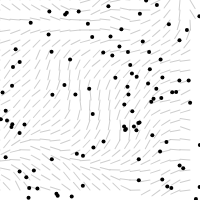
Frame 1 (no input)
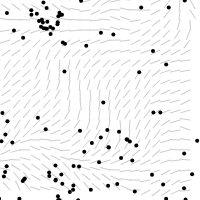
Frame 60 (no input)
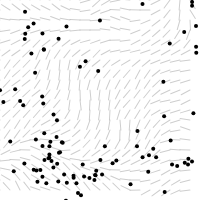
Frame 120 (the mouse pressed at the canvas centre since frame 60)

The p5.js sketch that drew these frames (run headless with seeded random() and noise() and a simulated clock; from frame 60 on, the mouse is pressed at the canvas centre):

// p5.js sketch
// ── sketch.js
let inc = 0.1;
let scale = 10;
let comlumns, rows;

let zoff = 0;
let particules = [];
let flowfield = [];

let fr;

function setup() {
  createCanvas(200, 200);
  comlumns = floor(width / scale);
  rows = floor(height / scale);
  fr = createP("");

  flowfield = new Array(comlumns * rows);
  for (let i = 0; i < 100; i++) {
    particules[i] = new Particule();
  }
}

function draw() {
  background(255);
  let yoff = 0;
  for (let x = 0; x < comlumns; x++) {
    let xoff = 0;
    for (let y = 0; y < rows; y++) {
      // let brightness = random(255);
      var index = x + y * comlumns;
      let angle = noise(xoff, yoff, zoff) * TWO_PI;
      let vector = p5.Vector.fromAngle(angle);
      vector.setMag(0.1);
      flowfield[index] = vector;
      xoff += inc;
      stroke(0, 50);
      push();
      translate(x * scale, y * scale);
      rotate(vector.heading());
      strokeWeight(1);
      line(0, 0, scale, 0);
      pop();
      // fill(brightness);
      // rect(x * scale, y * scale, scale, scale);
    }
    yoff += inc;
    // zoff += 0.001;
  }
  particules.forEach(particule => {
    particule.follow(flowfield);
    particule.update();
    particule.show();
    particule.edges();
  });

  // noLoop();
  fr.html(floor(frameRate()));
}

// ── Particule.js
function Particule() {
  this.position = createVector(random(width), random(height));
  this.velocity = createVector(0, 0);
  this.acceleration = createVector(0, 0);
  this.maxSpeed = 4;
  this.update = function() {
    this.velocity.add(this.acceleration);
    this.velocity.limit(this.maxSpeed);
    this.position.add(this.velocity);
    this.acceleration.mult(0);
  };

  this.applyForce = function(force) {
    this.acceleration.add(force);
  };

  this.show = function() {
    stroke(0);
    strokeWeight(4);
    point(this.position.x, this.position.y);
  };

  this.edges = function() {
    if (this.position.x > width) this.position.x = 0;
    if (this.position.x < 0) this.position.x = width;
    if (this.position.y > height) this.position.y = 0;
    if (this.position.y < 0) this.position.y = height;
  };

  this.follow = function(vectors) {
    let x = floor(this.position.x / scale);
    let y = floor(this.position.y / scale);
    let index = x + y * comlumns;
    let force = vectors[index];
    this.applyForce(force);
  };
}
